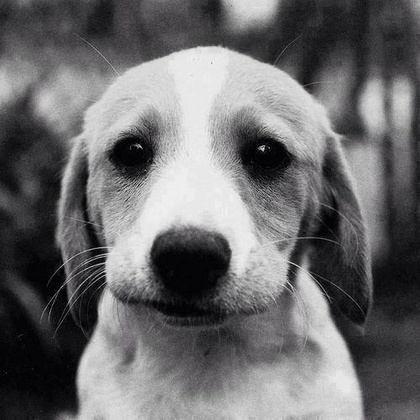
%> input picture ejercicios_clases/Transformaciones_geometricas/p.jpg, 420 x 420 px, shrunk from 500 x 500 before the run
$ octave filtro_prewitt_combinado.m   (GNU Octave 9; MATLAB toolbox functions it lacks are replaced by stand-ins)
%> lines starting %> are read from the running program, lines starting %| are printed output that depends on the picture
[Filename Path]=uigetfile('*.jpg;*.bmp','Abrir imagen');
%> the answer given: Transformaciones_geometricas/p.jpg
if isequal(Filename,0)
    return;
else
a=imread(strcat(Path, Filename));
%> a is the input picture: size 420x420x3 uint8; mean R, G, B 107.5, 107.1, 108.5
a1=rgb2gray(a);
subplot(1,6,1)
imshow(a);
title('Imagen Original');
mf=fspecial('prewitt');
%mf=fspecial('sobel');
f=imfilter(a1,mf);
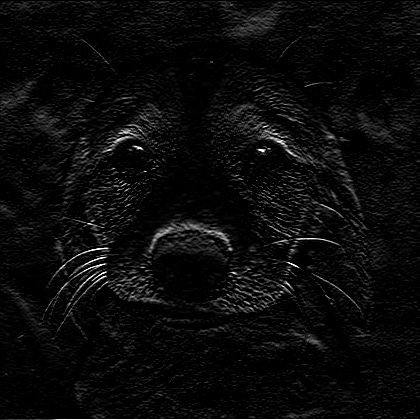
%> f: size 420x420 uint8; min 0, max 255, mean 10.8
f1=imfilter(a1,mf');
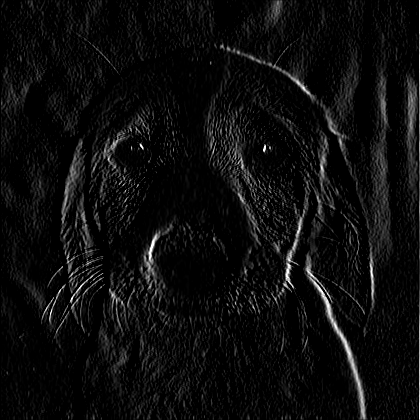
%> f1: size 420x420 uint8; min 0, max 255, mean 12.9
g=f+f1;
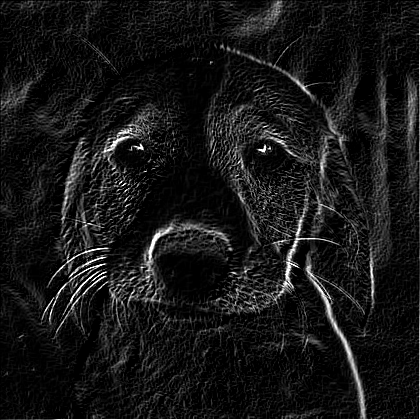
%> g: size 420x420 uint8; min 0, max 255, mean 23.6
c=max(max(g))-g;
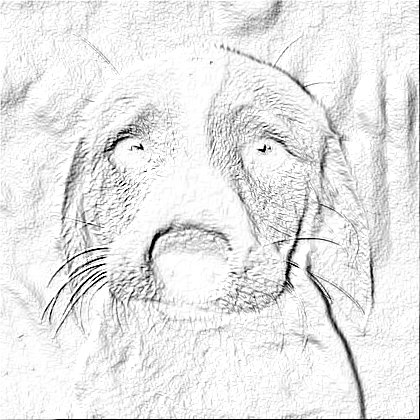
%> c: size 420x420 uint8; min 0, max 255, mean 231.4
subplot(1,6,2)
imshow(a1);
title('Imagen a escala de grises');
subplot(1,6,3)
imshow(f);
title('Imagen filtro prewitt horizontal');
subplot(1,6,4)
imshow(f1);
title('Imagen filtro prewitt vertical');
subplot(1,6,5)
imshow(g);
title('Imagen filtro prewitt combinada');
subplot(1,6,6)
imshow(c);
title('Imagen filtro prewitt a carbon');
end
